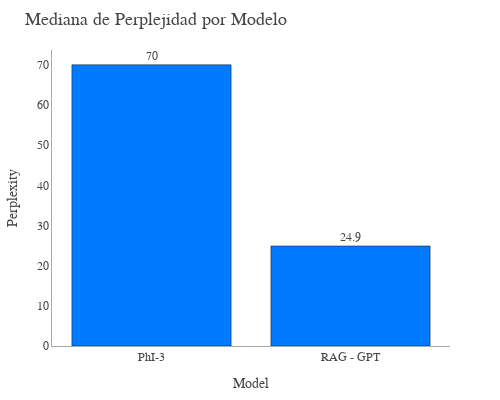

Source (notebook cell):
### Code cell
import plotly.graph_objects as go
from plotly.subplots import make_subplots
import kaleido

df_grouped = df.groupby('model')['perplexity'].median().reset_index()

# Crear la figura con un subplot
fig = make_subplots(rows=1, cols=1)

# Añadir las barras
rgba_color ='rgba(9, 9, 9, 0.75)'
fig.add_trace(
    go.Bar(
        x=df_grouped['model'],
        y=df_grouped['perplexity'],
        marker_color='rgb(0, 123, 255)',  # Azul sólido sin transparencia
        name='Median Perplexity',
        text=df_grouped['perplexity'].round(1),  # Texto para los marcadores
        textposition='outside',  # Posición del texto
        textfont=dict(color=rgba_color),  # Color negro para el texto de las barras
    )
)
# Actualizar el diseño
fig.update_layout(
    title='Mediana de Perplejidad por Modelo',
    title_font_size=18,
    title_font_color=rgba_color,  # Color negro para el título
    xaxis_title='Model',
    yaxis_title='Perplexity',
    font=dict(family="Arial", size=12, color=rgba_color),  # Color negro para todo el texto
    plot_bgcolor='white',  # Fondo del área de trazado blanco
    paper_bgcolor='white',  # Fondo del papel (área fuera de los ejes) blanco
    xaxis=dict(
        showgrid=False,
        zeroline=False,
        ticktext=['PhI-3', 'RAG - GPT'],  # Nuevos nombres para los modelos
        tickvals=df_grouped['model'],  # Posiciones de los ticks originales
        linecolor='rgba(9, 9, 9, 0.35)',  # Color negro para el eje X
        tickfont=dict(color=rgba_color),  # Color negro para las etiquetas del eje X
    ),
    yaxis=dict(
        showgrid=False,
        zeroline=False,
        linecolor='rgba(9, 9, 9, 0.35)',  # Color negro para el eje Y
        tickfont=dict(color=rgba_color),  # Color negro para las etiquetas del eje Y
    ),
    width=500,  # Ancho en píxeles
    height=400,  # Alto en píxeles
    margin=dict(l=50, r=50, t=50, b=50)  # Márgenes
)

# Mostrar la figura
fig.show()

### Figure 1 — Plotly figure (JSON) as saved in the notebook; plotly's stock layout.template omitted (floating-point values rounded to 4 significant figures)
{"data": [{"marker": {"color": "rgb(0, 123, 255)"}, "name": "Median Perplexity", "text": [70.0, 24.9], "textfont": {"color": "rgba(9, 9, 9, 0.75)"}, "textposition": "outside", "x": ["phi3", "rag"], "y": [70.0, 24.9], "type": "bar"}], "layout": {"xaxis": {"anchor": "y", "domain": [0.0, 1.0], "tickfont": {"color": "rgba(9, 9, 9, 0.75)"}, "title": {"text": "Model"}, "showgrid": false, "zeroline": false, "ticktext": ["PhI-3", "RAG - GPT"], "tickvals": ["phi3", "rag"], "linecolor": "rgba(9, 9, 9, 0.35)"}, "yaxis": {"anchor": "x", "domain": [0.0, 1.0], "tickfont": {"color": "rgba(9, 9, 9, 0.75)"}, "title": {"text": "Perplexity"}, "showgrid": false, "zeroline": false, "linecolor": "rgba(9, 9, 9, 0.35)"}, "title": {"text": "Mediana de Perplejidad por Modelo", "font": {"size": 18, "color": "rgba(9, 9, 9, 0.75)"}}, "font": {"family": "Arial", "size": 12, "color": "rgba(9, 9, 9, 0.75)"}, "margin": {"l": 50, "r": 50, "t": 50, "b": 50}, "plot_bgcolor": "white", "paper_bgcolor": "white", "width": 500, "height": 400}}
